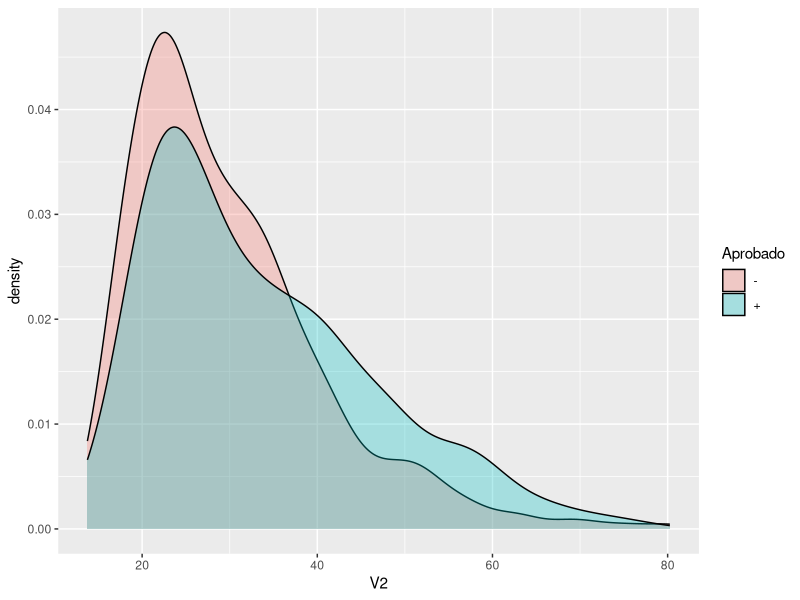
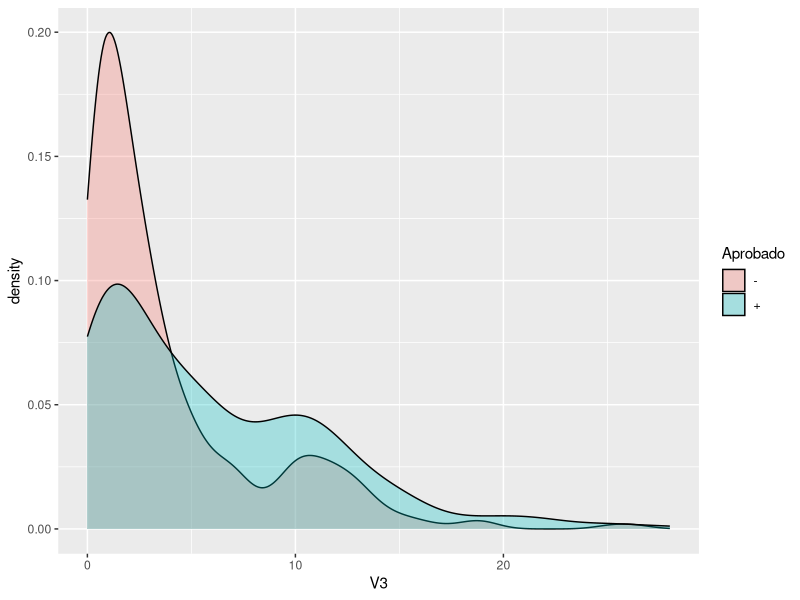
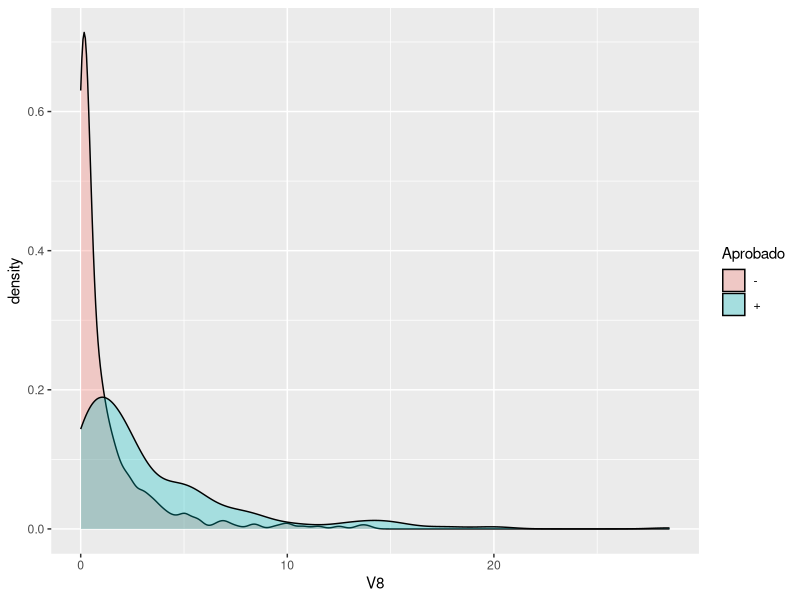
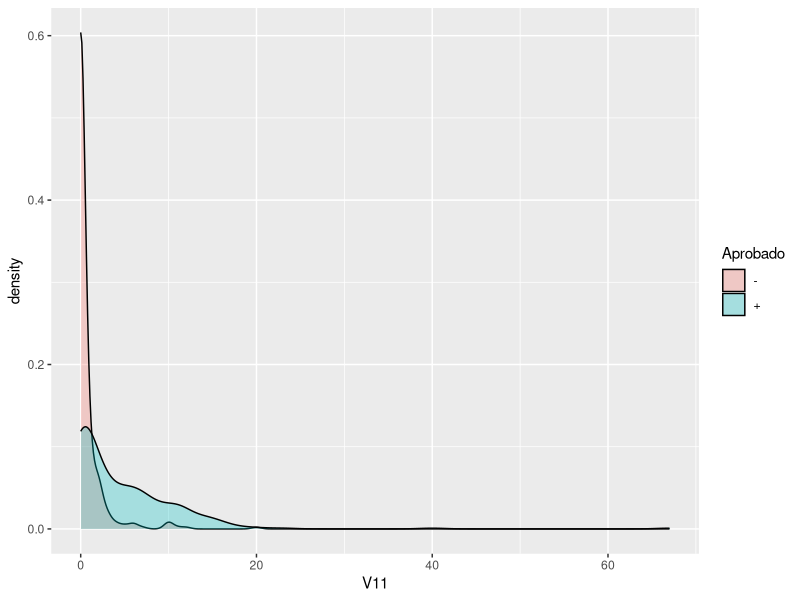
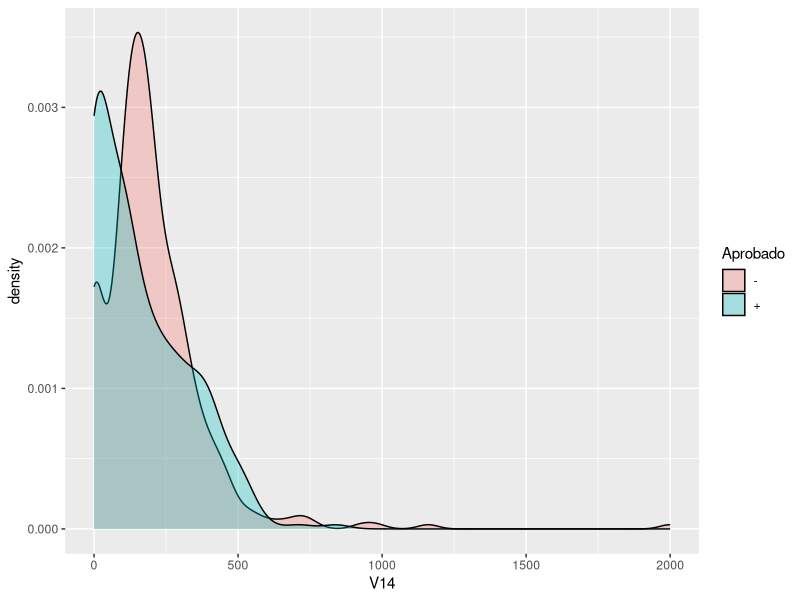
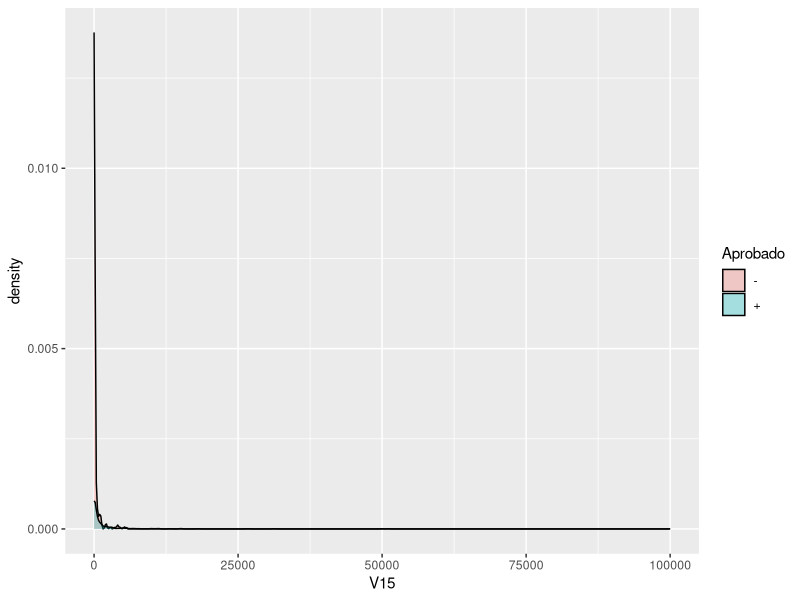
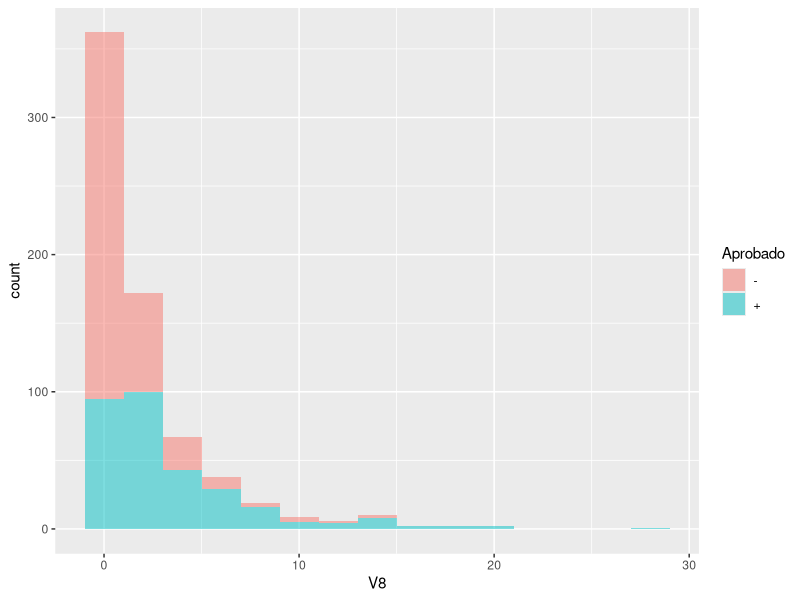

Generate these figures, in order, with R: (Note: this script raises an error after producing the figures.)
## ---- chunk 1
#rm(list=ls())
datos_bancarios <- read.csv(file="datos/datos_bancarios.csv", header=FALSE, sep=";")
colnames(datos_bancarios)[16] <- "Aprobado"
head(datos_bancarios)
str(datos_bancarios)
attach(datos_bancarios)
## ---- chunk 2
datos_bancarios[datos_bancarios=="?"]<-NA
sapply(datos_bancarios, function(x) sum(is.na(x)))
## ---- chunk 3
datos_bancarios[,2] <- sapply(datos_bancarios[,2], as.double)
datos_bancarios[,14] <- sapply(datos_bancarios[,14], as.integer)
head(datos_bancarios)
## ---- chunk 4
library(ggplot2)
#Variables continuas: V2, V3, V8, V11, V14 y V15
ggplot(datos_bancarios, aes(x=V2, fill=Aprobado)) + geom_density(alpha=.3)
ggplot(datos_bancarios, aes(x=V3, fill=Aprobado)) + geom_density(alpha=.3)
ggplot(datos_bancarios, aes(x=V8, fill=Aprobado)) + geom_density(alpha=.3)
ggplot(datos_bancarios, aes(x=V11, fill=Aprobado)) + geom_density(alpha=.3)
ggplot(datos_bancarios, aes(x=V14, fill=Aprobado)) + geom_density(alpha=.3)
ggplot(datos_bancarios, aes(x=V15, fill=Aprobado)) + geom_density(alpha=.3)

## ---- chunk 5
ggplot(datos_bancarios, aes(x=V8, fill=Aprobado)) +
    geom_histogram(binwidth=2, alpha=.5,position="stack")
## ---- chunk 6
head(datos_bancarios)
#Variables cualitativas: V1,V4,V5,V6,V7,V9,V10,V12,V13

#Varias opciones para pintarlas
plot(Aprobado ~ V1, data = datos_bancarios)

#Varias opciones para pintarlas
plot(V1) 

#Varias opciones para pintarlas
bartable = table(Aprobado, V13)  ## get the cross tab
barplot(bartable, beside = TRUE, legend = levels(unique(Aprobado)))  ## plot 


#OJO, la V9 tiene muy buena pinta la V10 un poco menos pero tb

#Ver como podemos hacer un par de ScatterPlots
